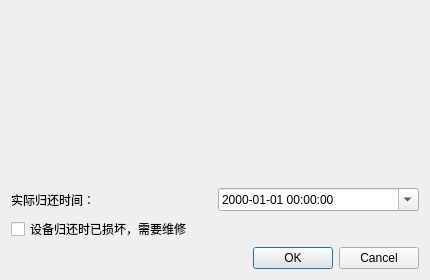
<?xml version="1.0" encoding="UTF-8"?>
<ui version="4.0">
 <class>ReturnDialog</class>
 <widget class="QDialog" name="ReturnDialog">
  <property name="windowTitle"><string>归还设备</string></property>
  <property name="minimumSize"><size><width>430</width><height>280</height></size></property>
  <layout class="QVBoxLayout" name="verticalLayout">
   <item><widget class="QLabel" name="label_info"><property name="text"><string/></property><property name="wordWrap"><bool>true</bool></property></widget></item>
   <item>
    <layout class="QHBoxLayout" name="timeLayout">
     <item><widget class="QLabel" name="label_time"><property name="text"><string>实际归还时间：</string></property></widget></item>
     <item><widget class="QDateTimeEdit" name="dt_actual_return_time"><property name="calendarPopup"><bool>true</bool></property><property name="displayFormat"><string>yyyy-MM-dd HH:mm:ss</string></property></widget></item>
    </layout>
   </item>
   <item><widget class="QCheckBox" name="check_damaged"><property name="text"><string>设备归还时已损坏，需要维修</string></property></widget></item>
   <item><widget class="QDialogButtonBox" name="buttonBox"><property name="standardButtons"><set>QDialogButtonBox::Ok|QDialogButtonBox::Cancel</set></property></widget></item>
  </layout>
 </widget>
 <resources/>
 <connections/>
</ui>
